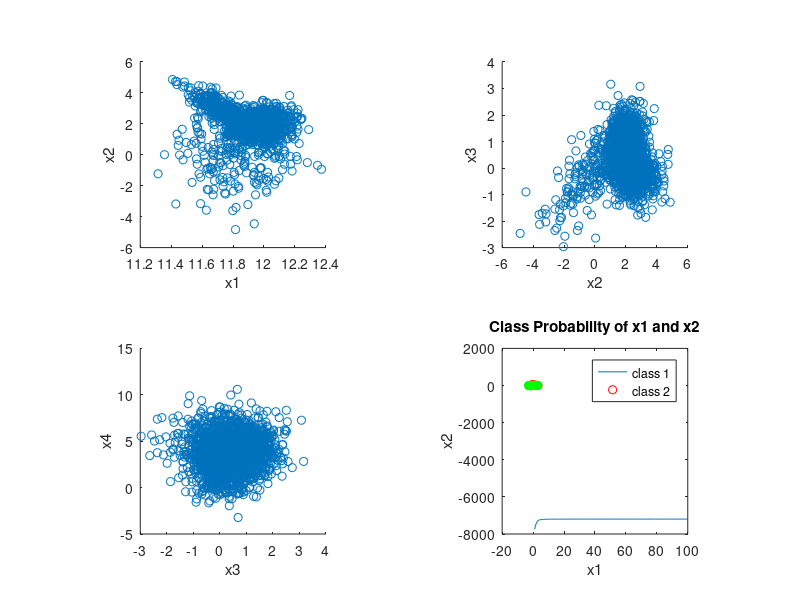

Write MATLAB code to recreate this figure.
%A4E3_1
X = load('a011_mixdata.txt', '-ASCII');
%%
subplot(2,2,1)
scatter(X(:,1), X(:,2))
xlabel('x1')
ylabel('x2')
axis square

subplot(2,2,2)
scatter(X(:,2), X(:,3))
xlabel('x2')
ylabel('x3')
axis square

subplot(2,2,3)
scatter(X(:,3), X(:,4))
xlabel('x3')
ylabel('x4')
axis square

subplot(2,2,4)
scatter(X(:,1), X(:,4))
xlabel('x1')
ylabel('x4')
axis square
%%
%A4E3_2
clc
clearvars -except X
N = length(X); % number of samples
K = 2; % number of classes
PI = 1/K * ones(1,K); % a priori equal mixing coefficiens
% Initialize the means μk to random values around the sample mean of each variable
MU = zeros(K, 4);
SIGMA = repmat(eye(4),1,1,K);
for j=1:K
    MU(j, :) = [mean(X(:,1)) + rand, mean(X(:,2)) + rand, mean(X(:,3)) + rand, mean(X(:,4)) + rand];
    SIGMA(:, :, j) = eye(4).*(4*rand(4)+2);
end

% 1. evaluate the initial value of the log likelihood - Bishop eq(9.28)
likelihood = 0;
for j=1:K
    likelihood_i = PI(j) * mvnpdf(X, MU(j,:), SIGMA(:, :, j));
    likelihood = likelihood + likelihood_i;
end
total_log_likelihood = sum(log(likelihood));

total_log_likelihood


%%
iterations = 100;
store_log_likelihoods = zeros(1, iterations);
GAMMA = zeros(N, K); % responsibilities

for step=1:iterations
    step
    % 2. Evaluate the responsibilities using the current parameter values -
    % Bishop eq(9.23)
    
    for j=1:K
        p_x = PI(j)*mvnpdf(X, MU(j, :), SIGMA(:, :, j));% top in 9.23
        total_p_x = 0;
%         bot in 9.23
        for l=1:K
            p_x_tmp = PI(l)*mvnpdf(X, MU(l, :), SIGMA(:, :, l));
            total_p_x = total_p_x + p_x_tmp;
        end
        GAMMA(:,j) = p_x ./ total_p_x;
    end

    % 3. Re-estimate the parameters using current responsibilities
    % Bishop eqs(9.24 - 9.27)
    for j=1:K
        N_k = sum(GAMMA(:,j));
        mu_new =  GAMMA(:,j)'*X;
        MU(j,:) = 1/N_k.* mu_new;
        sigma_new_all = zeros(4, 4);
        for i=1:N
            sigma_new = GAMMA(i,j).*( (X(i,:)-MU(j, :))' * (X(i,:)-MU(j, :)) ) ;
            sigma_new_all = sigma_new_all + sigma_new;
        end
        SIGMA(:, :, j) = 1/N_k * sigma_new_all;
        PI(j) = N_k/N;
    end
 
    % 4. Evaluate log likelihood
    likelihood = 0;
    for j=1:K
        likelihood_i = PI(j) * mvnpdf(X, MU(j,:), SIGMA(:, :, j));
        likelihood = likelihood + likelihood_i;
    end
    total_log_likelihood = sum(log(likelihood));

%     total_log_likelihood
    store_log_likelihoods(step) = total_log_likelihood;
end

plot(store_log_likelihoods)
%%
probability = zeros(2000, 1);
classes = zeros(2000, 1);

for i = 1:K
    predictions = mvnpdf(X, MU(i,:), SIGMA(:,:,i));
    classes(predictions > probability) = i;
    probability(predictions > probability) = predictions(predictions > probability);
end
color = 'rgbkcym';

hold on
for i = 1:K
    matches = X(classes == i, :);
    plot(matches(:, 3), matches(:,2), [color(i) 'o'])
    axis square
end
xlabel('x1')
ylabel('x2')
title('Class Probability of x1 and x2')
legend('class 1', 'class 2')
hold off
